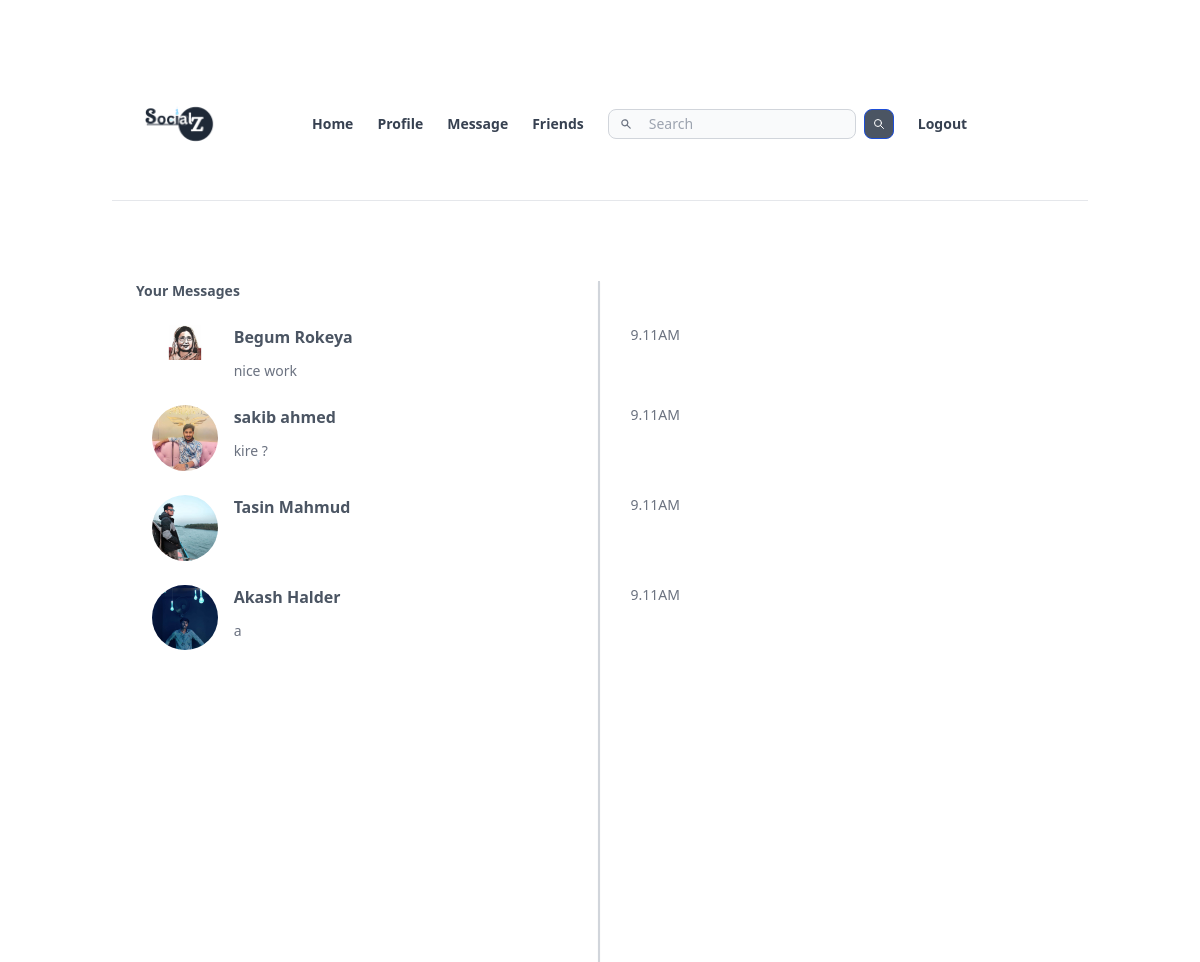
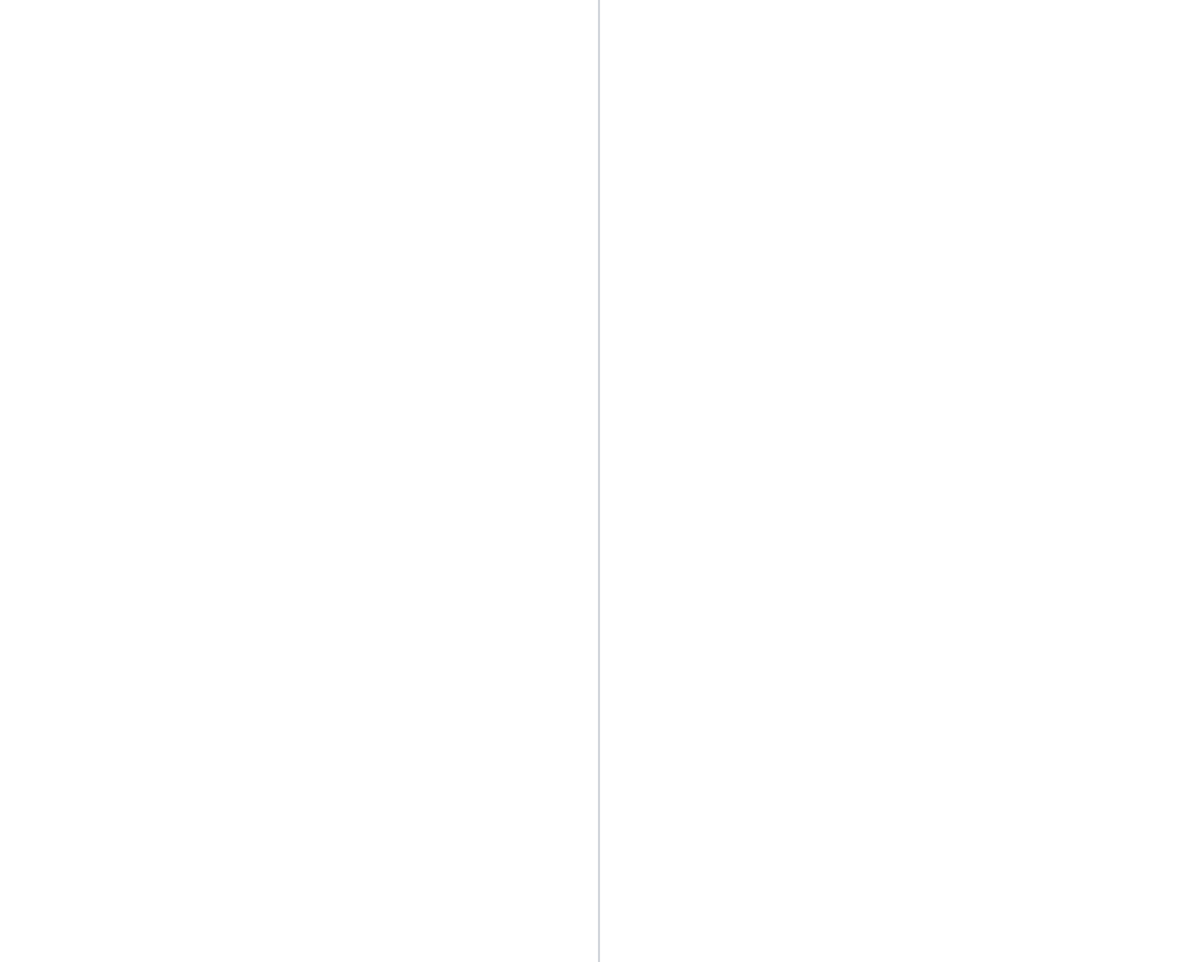
Page /conversion.php (signed in) on the committed database (2 pictures, top to bottom).
### tables this page shows
CREATE TABLE `conversion` (
  `conversion_id` int(11) NOT NULL,
  `friend_one` varchar(20) NOT NULL,
  `friend_two` varchar(20) NOT NULL
);

CREATE TABLE `user_info` (
  `username` varchar(15) NOT NULL,
  `first_name` varchar(150) NOT NULL,
  `last_name` varchar(150) NOT NULL,
  `gender` varchar(15) NOT NULL,
  `email` varchar(200) NOT NULL,
  `phone_no` int(15) NOT NULL,
  `date_of_birth` date NOT NULL,
  `address` varchar(200) NOT NULL,
  `password` varchar(200) NOT NULL,
  `profile_pic` varchar(255) NOT NULL
);

CREATE TABLE `message` (
  `message_id` int(11) NOT NULL,
  `from_friend` varchar(11) NOT NULL,
  `to_friend` varchar(11) NOT NULL,
  `msg_desc` text NOT NULL,
  `msg_time` timestamp NOT NULL DEFAULT current_timestamp() ON UPDATE current_timestamp(),
  `conversion_id` int(11) NOT NULL
);

### conversion.php (the view, shortened to what this page needs)
<?php require_once "header.php"; ?>
<?php require_once "db.php"; ?>
<?php
$username=$_SESSION["username"];
$conversion_sql= "SELECT friend_one,friend_two,conversion_id  FROM `conversion` WHERE friend_one ='$username' or friend_two='$username'";
$result = mysqli_query($conn, $conversion_sql);
echo '<div class="mx-6"><h1 class="mt-20 mb-6 text-sm text-gray-600 font-semibold "><div class="absolute left-1/2 -ml-0.5 w-0.5 h-screen bg-gray-300 shadow-sm"></div>  Your Messages</h1>';
while($row = mysqli_fetch_array($result))
{
    $id=$row["conversion_id"];
    $sql = "SELECT from_friend,to_friend FROM `message`  WHERE conversion_id=$id  ORDER BY msg_time DESC ";
    $res_one = mysqli_query($conn, $sql);
    $tmp=mysqli_fetch_array($res_one);
    if($tmp["from_friend"]==$username){
        $sql  =   "SELECT first_name,last_name, profile_pic, to_friend, msg_desc,msg_time,conversion_id FROM `message` LEFT JOIN `user_info`  ON message.to_friend=user_info.username   WHERE conversion_id=$id  ORDER BY msg_time DESC ";
    }
    else{
        $sql  =   "SELECT first_name,last_name, profile_pic, from_friend,msg_desc,msg_time,conversion_id FROM `message` LEFT JOIN `user_info`  ON message.from_friend=user_info.username   WHERE conversion_id=$id  ORDER BY msg_time DESC ";
    }
    $res= mysqli_query($conn, $sql);
    $msg=mysqli_fetch_array($res);
    echo'
<div class= "flex max-w-md px-4 max-w-xl  pb-6">
<div><img class="rounded-full" src="'.$msg["profile_pic"].'"   width=80 height=80/></div>
<div class="mx-4 flex flex-col space-y-3  w-full ">
<div class=" flex space-x-4  justify-between w-full">
 <a class="text-gray-600 text-md font-semibold" href="/message.php?id='.$id.'">'.$msg["first_name"].' '.$msg["last_name"].'</a>
 <div class="time text-gray-500 text-sm ">9.11AM</div>
 </div>
<p class="text-sm text-gray-500 ">
'.$msg["msg_desc"].'
</p>
</div>
</div>
';
}
echo("</div></div>");
?>

### rows in the picture
conversion: friend_two.profile_pic (picture), friend_two.first_name "Begum", friend_two.last_name "Rokeya", message.msg_desc "nice work"
conversion: friend_two.profile_pic (picture), friend_two.first_name "sakib", friend_two.last_name "ahmed", message.msg_desc "kire ?"
conversion: friend_two.profile_pic (picture), friend_two.first_name "Tasin", friend_two.last_name "Mahmud"
conversion: friend_two.profile_pic (picture), friend_two.first_name "Akash", friend_two.last_name "Halder", message.msg_desc "a"
